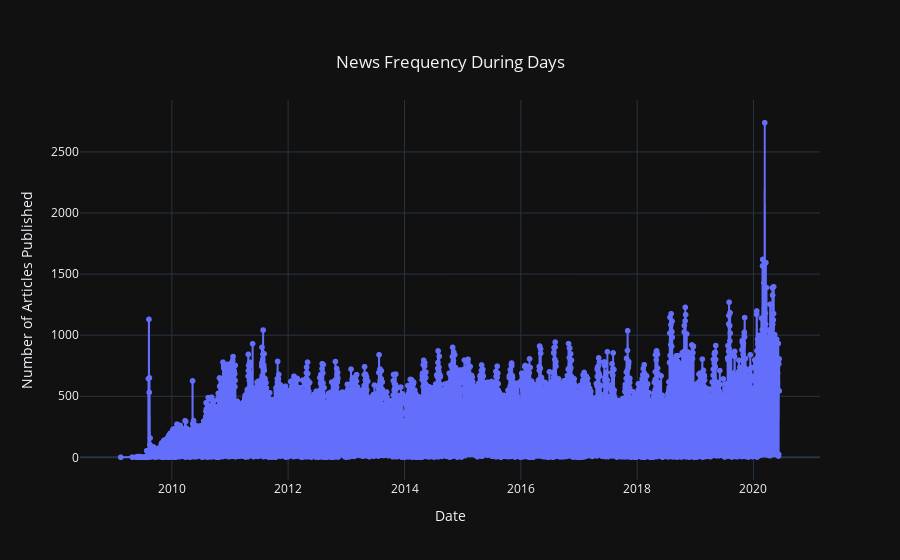

Here is the notebook cell this chart was saved with:
### Markdown cell above
##### Publication Dates

### Code cell
# Ensure the date column is in datetime format
df['date'] = pd.to_datetime(df['date'], format='ISO8601')

# Group by date and count the number of articles published each day
daily_counts = df.groupby(df['date'].dt.date).size().reset_index(name='counts')

# Create an interactive line plot with markers
fig = px.line(daily_counts, x='date', y='counts', title='News Frequency During Days',
              labels={'date': 'Date', 'counts': 'Number of Articles Published'},
              markers=True, template='plotly_dark')

# Customize the layout for better insights
fig.update_layout(
    xaxis_title='Date',
    yaxis_title='Number of Articles Published',
    title={
        'text': 'News Frequency During Days',
        'y':0.9,
        'x':0.5,
        'xanchor': 'center',
        'yanchor': 'top'
    }
)

# Show the plot
fig.show()

### Figure 1 — Plotly figure (JSON) as saved in the notebook; plotly's stock layout.template omitted (floating-point values rounded to 4 significant figures; data arrays with more than 128 entries replaced by an {"elided": "..."} marker saying what was removed)
{"data": [{"hovertemplate": "Date=%{x}<br>Number of Articles Published=%{y}<extra></extra>", "legendgroup": "", "line": {"color": "#636efa", "dash": "solid"}, "marker": {"symbol": "circle"}, "mode": "lines+markers", "name": "", "showlegend": false, "type": "scattergl", "x": {"elided": "3955 str values"}, "xaxis": "x", "y": {"elided": "3955 int values"}, "yaxis": "y"}], "layout": {"legend": {"tracegroupgap": 0}, "title": {"text": "News Frequency During Days", "x": 0.5, "xanchor": "center", "y": 0.9, "yanchor": "top"}, "xaxis": {"anchor": "y", "domain": [0, 1], "title": {"text": "Date"}}, "yaxis": {"anchor": "x", "domain": [0, 1], "title": {"text": "Number of Articles Published"}}}}
